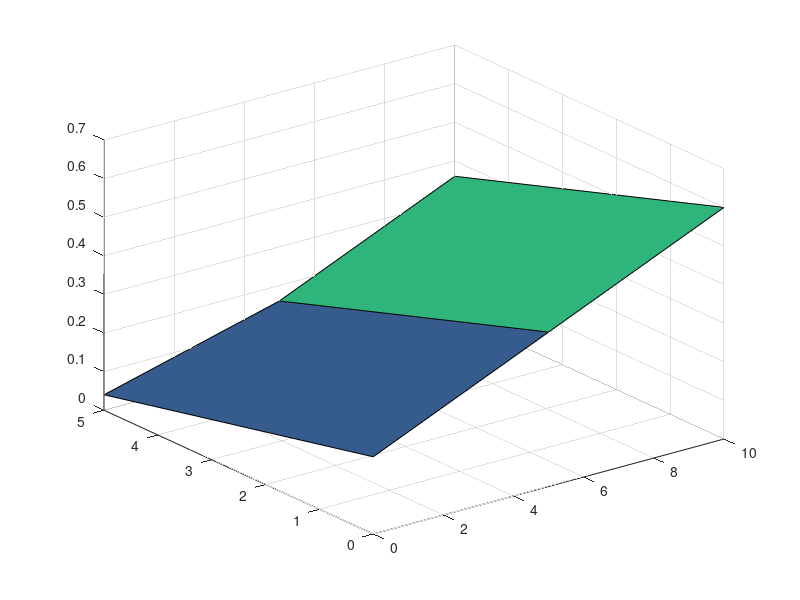

The MATLAB script that drew this image:

x = [0.2];


elev_vec = [0, 5];


azim_vec = [0, 5, 10];

elev_0 = [x;...
        2*x;...
        3*x];

elev_5 = [(x).^2;...
        (2*x).^2;...
        (3*x).^2];


matrix_2d = zeros(2, 3, 1);

matrix_2d(1,:,:) = elev_0;
matrix_2d(2,:,:) = elev_5;

elev = 4;
azim = 8;

[azim_angles, elev_angles] = meshgrid(azim_vec, elev_vec');

interp_2d = interp2(azim_angles, elev_angles, matrix_2d, azim, elev)

surf(azim_angles, elev_angles, matrix_2d)
